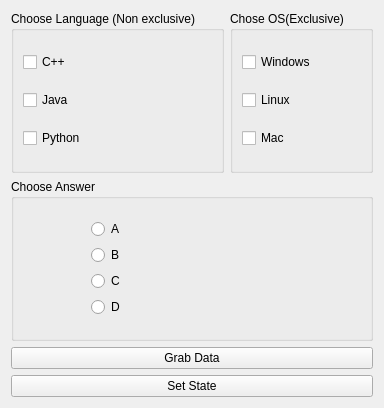
<?xml version="1.0" encoding="UTF-8"?>
<ui version="4.0">
 <class>Widget</class>
 <widget class="QWidget" name="Widget">
  <property name="geometry">
   <rect>
    <x>0</x>
    <y>0</y>
    <width>363</width>
    <height>408</height>
   </rect>
  </property>
  <property name="windowTitle">
   <string>Widget</string>
  </property>
  <layout class="QVBoxLayout" name="verticalLayout_4">
   <item>
    <layout class="QHBoxLayout" name="horizontalLayout_3">
     <item>
      <widget class="QGroupBox" name="groupBox_2">
       <property name="title">
        <string>Choose Language (Non exclusive)</string>
       </property>
       <layout class="QHBoxLayout" name="horizontalLayout_2">
        <item>
         <layout class="QVBoxLayout" name="verticalLayout_2">
          <item>
           <widget class="QCheckBox" name="cppCheckBox">
            <property name="text">
             <string>C++</string>
            </property>
           </widget>
          </item>
          <item>
           <widget class="QCheckBox" name="javaCheckBox">
            <property name="text">
             <string>Java</string>
            </property>
           </widget>
          </item>
          <item>
           <widget class="QCheckBox" name="pythonCheckBox">
            <property name="text">
             <string>Python</string>
            </property>
           </widget>
          </item>
         </layout>
        </item>
       </layout>
      </widget>
     </item>
     <item>
      <widget class="QGroupBox" name="groupBox">
       <property name="title">
        <string>Chose OS(Exclusive)</string>
       </property>
       <layout class="QHBoxLayout" name="horizontalLayout">
        <item>
         <layout class="QVBoxLayout" name="verticalLayout">
          <item>
           <widget class="QCheckBox" name="checkBox">
            <property name="text">
             <string>Windows</string>
            </property>
           </widget>
          </item>
          <item>
           <widget class="QCheckBox" name="checkBox_2">
            <property name="text">
             <string>Linux</string>
            </property>
           </widget>
          </item>
          <item>
           <widget class="QCheckBox" name="checkBox_3">
            <property name="text">
             <string>Mac</string>
            </property>
           </widget>
          </item>
         </layout>
        </item>
       </layout>
      </widget>
     </item>
    </layout>
   </item>
   <item>
    <widget class="QGroupBox" name="groupBox_3">
     <property name="title">
      <string>Choose Answer</string>
     </property>
     <widget class="QWidget" name="">
      <property name="geometry">
       <rect>
        <x>80</x>
        <y>40</y>
        <width>87</width>
        <height>100</height>
       </rect>
      </property>
      <layout class="QVBoxLayout" name="verticalLayout_3">
       <item>
        <widget class="QRadioButton" name="radioButtonA">
         <property name="text">
          <string>A</string>
         </property>
        </widget>
       </item>
       <item>
        <widget class="QRadioButton" name="radioButtonB">
         <property name="text">
          <string>B</string>
         </property>
        </widget>
       </item>
       <item>
        <widget class="QRadioButton" name="radioButtonC">
         <property name="text">
          <string>C</string>
         </property>
        </widget>
       </item>
       <item>
        <widget class="QRadioButton" name="radioButtonD">
         <property name="text">
          <string>D</string>
         </property>
        </widget>
       </item>
      </layout>
     </widget>
    </widget>
   </item>
   <item>
    <widget class="QPushButton" name="grabData">
     <property name="text">
      <string>Grab Data</string>
     </property>
    </widget>
   </item>
   <item>
    <widget class="QPushButton" name="pushButton_2">
     <property name="text">
      <string>Set State</string>
     </property>
    </widget>
   </item>
  </layout>
 </widget>
 <resources/>
 <connections/>
</ui>
